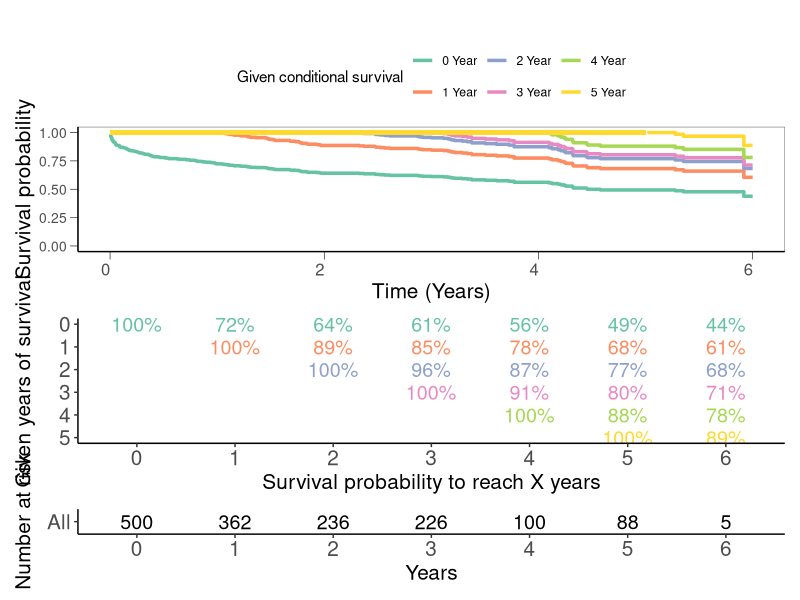
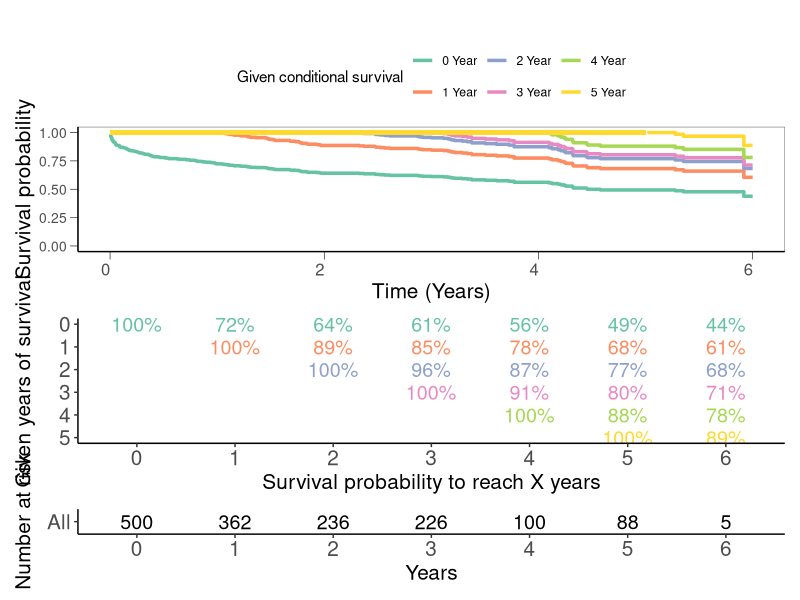

Reproduce these figures in R, in order.
## ---- chunk 1
knitr::opts_chunk$set(echo = TRUE)
## ---- chunk 2
options("repos"= c(CRAN="https://mirrors.tuna.tsinghua.edu.cn/CRAN/"))
options(BioC_mirror="http://mirrors.ustc.edu.cn/bioc/")
options(warn = -1)

## ---- chunk 3
#library(condsurv) # 本代码使用的函数为该函数包中gg_conditional_surv的修改版
library(survival)
library(tidyverse)
library(survminer)
library(ggpubr)
library(patchwork)
Sys.setenv(LANGUAGE = "en") #显示英文报错信息
options(stringsAsFactors = FALSE) #禁止chr转成factor
## ---- chunk 4
conditional_surv_est <- function(basekm, t1, t2) {
  if (class(basekm) != "survfit") {
    stop(
      "Argument to basekm must be of class survfit"
    )
  }

  if (max(t1) > max(basekm$time)) {
    stop(
      paste(
        "Argument to t1 specifies a value outside the range of observed times;", "the maximum observed time is", round(max(basekm$time), 2)
      )
    )
  }

  if (max(t2) > max(basekm$time)) {
    stop(paste(
      "Argument to t2 specifies a value outside the range of observed times;",
      "the maximum observed time is", round(max(basekm$time), 2)
    ))
  }

  cs <- summary(basekm, times = c(t1, t2))$surv[2] /
    summary(basekm, times = c(t1, t2))$surv[1]
  cs.sq <- cs^2

  d <- basekm$n.event[basekm$time >= t1 &
                        basekm$time <= t2 &
                        basekm$n.event > 0]

  r <- basekm$n.risk[basekm$time >= t1 &
                       basekm$time <= t2 &
                       basekm$n.event > 0]

  dr <- d / (r * (r - d))
  var.cs <- 1 / (log(cs)^2) * sum(dr)
  ci <- cs^(exp(c(1, -1) * stats::qnorm(0.975) * sqrt(var.cs)))
  ci.cs <- round(ci, 2)

  return(
    list(
      cs_est = round(cs, 2),
      cs_lci = ci.cs[1],
      cs_uci = ci.cs[2]
    )
  )
}

con_prob <- function(i){
  y <- as.numeric(i)
  table=purrr::map_df(
    prob_times,
    ~conditional_surv_est(
      basekm = myfit,
      t1 = y,
      t2 = .x)) %>%
    mutate(years = prob_times) %>%
    select(years, everything())
  table$con=i
  table$label=ifelse(table$years<y,NA,paste0((table$cs_est)*100,"%"))
  data.frame(table)
}

plot_condsurv <- function (survdt = NULL,
                           at, 
                           surv.cut = NULL,
                           main = "", 
                           xlab = "Time (Years)", 
                           ylab = "Survival probability", 
                           curv.col = NULL,
                           lwd = 1.2,
                           legend.pos = "top") 
{
  # survdat: 生存数据，至少包含两列，生存时间（futime，年为单位）和生存状态（fustat）
  # at：一个数值序列，表示条件生存时间中的附加时间，如在第三年存活的基础上额外存活at年的概率
  # surv.cut：KM曲线在surv.cut处截断
  # main：图像主题，默认无
  # xlab：图像x轴名称，默认以年为单位
  # ylab：图像y轴名称，默认以25%为间隔
  # curv.col：各条件生存曲线的颜色
  # lwd：线条宽度
  # legend.pos：图例位置，默认为顶部
  
  library(ggplot2)
  library(survival)
  library(tidyverse)
  
  basekm <- survfit(Surv(futime, fustat)~ 1, data=survdt, type="kaplan-meier", error="greenwood", conf.type="plain", na.action=na.exclude)
  
  if (max(at) > max(basekm$time)) {
    stop(paste("Argument to at specifies value(s) outside the range of observed times;", 
               "the maximum observed time is", round(max(basekm$time), 2)))
  }
  if(surv.cut <= max(at)) {
    stop("Time cutoff should be greater than the maximal conditional survival point\n")
  }
  if(!all(is.element(c("fustat","futime"),colnames(survdt)))) {
    stop("Make sure the survival data has two columns of fustat and futime\n")
  }
  
  nt <- length(at)
  fitkm <- list()
  fitkmdat <- list()
  for (i in 1:nt) {
    fitkm[[i]] <- survival::survfit(formula = stats::as.formula(basekm$call$formula), 
                                    data = eval(basekm$call$data), start.time = at[i])
    fitkmdat[[i]] <- tibble::tibble(timept = fitkm[[i]]$time, 
                                    prob = fitkm[[i]]$surv)
  }
  condsurvdat <- fitkmdat %>% purrr::map_df(`[`, .id = "which_at") %>% 
    dplyr::mutate(condtime = factor(which_at, levels = seq(1, nt), labels = at))
  
  condsurvdat$condtime <- paste0(condsurvdat$condtime," Year")
  
  # 第一幅条件生存概率曲线
  if(is.null(surv.cut)) {
    condsurv_plot <- ggplot(condsurvdat, aes(x = timept, y = prob, color = condtime)) + 
                            scale_color_manual(values = mycol) + 
                            geom_step(lwd = lwd) + 
                            ylim(0, 1) + 
                            labs(x = xlab, y = ylab, title = main, color = "Given conditional survival") + 
                            geom_segment(aes(x = 0, y = 1, xend = at[length(at)], yend = 1),lwd = lwd, color = curv.col[at[length(at)] + 1]) +
                            theme_classic() +
                            theme(axis.text.x = element_text(angle = 0, hjust = 1, size = 12),
                                  panel.border = element_rect(colour = "black", fill=NA, size=0.2),
                                  axis.ticks = element_line(size=0.2, color="black"),
                                  axis.ticks.length = unit(0.2, "cm"),
                                  legend.position = legend.pos,
                                  axis.title = element_text(size = 15),
                                  axis.text = element_text(size = 10))
    ggsave("conditional_survival_curve.pdf")
    
  } else {
    condsurv_plot <- ggplot(condsurvdat, aes(x = timept, y = prob, color = condtime)) + 
                            scale_color_manual(values = mycol) + 
                            geom_step(lwd = lwd) + 
                            ylim(0, 1) + 
                            xlim(0, surv.cut) + 
                            labs(x = xlab, y = ylab, title = main, color = "Given conditional survival") + 
                            geom_segment(aes(x = 0, y = 1, xend = at[length(at)], yend = 1),lwd = lwd, color = curv.col[at[length(at)] + 1]) +
                            theme_classic() +
                            theme(axis.text.x = element_text(angle = 0, hjust = 1, size = 12),
                                  panel.border = element_rect(colour = "black", fill=NA, size=0.2),
                                  axis.ticks = element_line(size=0.2, color="black"),
                                  axis.ticks.length = unit(0.2, "cm"),
                                  legend.position = legend.pos,
                                  axis.title = element_text(size = 15),
                                  axis.text = element_text(size = 10))
  }
  
  # 输出条件生存概率表
  condsurvmat <- matrix("",
                        nrow = max.condsurv + 1,
                        ncol = floor(max(survdt$futime)) + 1,
                        dimnames = list(paste0("y",0:max.condsurv),
                                         paste0("y",0:floor(max(survdt$futime)))))
  condsurvmat <- as.data.frame(condsurvmat)
  
  for (given_year in 0:max.condsurv) {
    for (reach_year in given_year:floor(max(survdt$futime))) {
      condsurvmat[paste0("y",given_year),paste0("y",reach_year)] <- 
        paste0(conditional_surv_est(basekm, given_year, reach_year)$cs_est * 100,"%")
    }
  }
  write.csv(condsurvmat,file = "conditional_survival_matrix.csv",row.names = T,col.names = NA,quote = F)
  
  return(list(condsurvdat = condsurvdat, condsurvcurve = condsurv_plot, condsurvmat = condsurvmat, cond = at, prob_times = seq(0,surv.cut,1), basekm = basekm))
}
## ---- chunk 5
dat <- read.csv("easy_input.csv",row.names = NULL,check.names = F,stringsAsFactors = F, header = T)
head(dat)
table(dat$fustat)
## ---- chunk 6
# 注意将生存时间转换为年
dat$futime <- dat$futime/365

# 设置最长希望观测的生存时间点（条件概率的最大生存时间，如5年）
max.condsurv <- 5

# 自定义颜色
mycol <- RColorBrewer::brewer.pal(n = max.condsurv + 1, name = 'Set2')

# 第一幅
# 调用函数画图，同时输出生存概率表
p1 <- plot_condsurv(survdt = dat,
                   at = 0:max.condsurv,
                   surv.cut = 6,
                   curv.col = mycol,
                   legend.pos = "top")

# 第二幅
# 把条件生存概率表画成图
myfit <- p1$basekm 
cond <- p1$cond
prob_times <- p1$prob_time
data <- do.call(rbind,lapply(cond, con_prob))
data$years <- as.factor(data$years)
p2 <- ggplot(data = data, aes(x=years,y=con,label=label))+
        ggpubr::geom_exec(geom_text, data = data, size = 5, color = "con")+
        scale_y_reverse()+theme_classic()+
        theme(legend.position = "none",
           axis.text.x = element_text(size=15),
           axis.text.y = element_text(size=15),
           axis.title = element_text(size=15))+
        xlab("Survival probability to reach X years")+
        ylab("Given years of survival") +
        scale_color_gradientn(colours = mycol) #颜色跟第一幅图一致

# 第三幅
n <- ggrisktable(myfit, break.time.by=1, data = dat)
m <- n$data[(min(prob_times)+1):(max(prob_times)+1),]
m$time <- as.factor(m$time)
# 把风险表输出到文件
risk <- t(data.frame(risk = m$n.risk))
colnames(risk) <- m$time
write.csv(risk, "number_at_risk.csv", quote = F)
# 把风险表画成图
p3 <- ggplot(data = m, aes(x=time, y=strata, label=n.risk)) +
  ggpubr::geom_exec(geom_text, data = m, size = 5, color = "black") +
  theme_classic() +
  theme(legend.position = "none",
        axis.text.x = element_text(size=15),
        axis.text.y = element_text(size=15),
        axis.title = element_text(size=15)) +
  ylab("Number at risk") + 
  xlab("Years")
## ---- chunk 7
condsurv_plot <- p1$condsurvcurve + p2 + p3 + 
  plot_layout(ncol = 1, heights = c(5,5,1))
condsurv_plot
ggsave("conditional_survival_curve.pdf", width = 8, height = 12)
## ---- chunk 8
sessionInfo()
